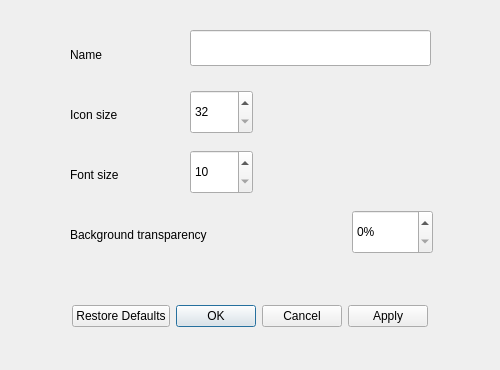
<?xml version="1.0" encoding="UTF-8"?>
<ui version="4.0">
 <class>ApplicationMenuSettingsDialog</class>
 <widget class="QDialog" name="ApplicationMenuSettingsDialog">
  <property name="geometry">
   <rect>
    <x>0</x>
    <y>0</y>
    <width>500</width>
    <height>370</height>
   </rect>
  </property>
  <property name="windowTitle">
   <string>Application Menu Settings</string>
  </property>
  <widget class="QDialogButtonBox" name="buttonBox">
   <property name="geometry">
    <rect>
     <x>0</x>
     <y>300</y>
     <width>500</width>
     <height>32</height>
    </rect>
   </property>
   <property name="orientation">
    <enum>Qt::Horizontal</enum>
   </property>
   <property name="standardButtons">
    <set>QDialogButtonBox::Apply|QDialogButtonBox::Cancel|QDialogButtonBox::Ok|QDialogButtonBox::RestoreDefaults</set>
   </property>
   <property name="centerButtons">
    <bool>true</bool>
   </property>
  </widget>
  <widget class="QLabel" name="nameLabel">
   <property name="geometry">
    <rect>
     <x>70</x>
     <y>40</y>
     <width>91</width>
     <height>30</height>
    </rect>
   </property>
   <property name="text">
    <string>Name</string>
   </property>
  </widget>
  <widget class="QLineEdit" name="name">
   <property name="geometry">
    <rect>
     <x>190</x>
     <y>30</y>
     <width>241</width>
     <height>36</height>
    </rect>
   </property>
  </widget>
  <widget class="QLabel" name="fontSizeLabel">
   <property name="geometry">
    <rect>
     <x>70</x>
     <y>160</y>
     <width>94</width>
     <height>30</height>
    </rect>
   </property>
   <property name="text">
    <string>Font size</string>
   </property>
  </widget>
  <widget class="QLabel" name="backgroundTransparencyLabel">
   <property name="geometry">
    <rect>
     <x>70</x>
     <y>220</y>
     <width>281</width>
     <height>30</height>
    </rect>
   </property>
   <property name="text">
    <string>Background transparency</string>
   </property>
  </widget>
  <widget class="QSpinBox" name="fontSize">
   <property name="geometry">
    <rect>
     <x>190</x>
     <y>150</y>
     <width>63</width>
     <height>44</height>
    </rect>
   </property>
   <property name="minimum">
    <number>10</number>
   </property>
   <property name="maximum">
    <number>40</number>
   </property>
   <property name="singleStep">
    <number>2</number>
   </property>
  </widget>
  <widget class="QSpinBox" name="backgroundTransparency">
   <property name="geometry">
    <rect>
     <x>352</x>
     <y>210</y>
     <width>81</width>
     <height>44</height>
    </rect>
   </property>
   <property name="suffix">
    <string>%</string>
   </property>
   <property name="maximum">
    <number>100</number>
   </property>
   <property name="singleStep">
    <number>5</number>
   </property>
  </widget>
  <widget class="QLabel" name="iconSizeLabel">
   <property name="geometry">
    <rect>
     <x>70</x>
     <y>100</y>
     <width>94</width>
     <height>30</height>
    </rect>
   </property>
   <property name="text">
    <string>Icon size</string>
   </property>
  </widget>
  <widget class="QSpinBox" name="iconSize">
   <property name="geometry">
    <rect>
     <x>190</x>
     <y>90</y>
     <width>63</width>
     <height>44</height>
    </rect>
   </property>
   <property name="minimum">
    <number>32</number>
   </property>
   <property name="maximum">
    <number>64</number>
   </property>
   <property name="singleStep">
    <number>8</number>
   </property>
  </widget>
 </widget>
 <resources/>
 <connections>
  <connection>
   <sender>buttonBox</sender>
   <signal>accepted()</signal>
   <receiver>ApplicationMenuSettingsDialog</receiver>
   <slot>accept()</slot>
   <hints>
    <hint type="sourcelabel">
     <x>248</x>
     <y>254</y>
    </hint>
    <hint type="destinationlabel">
     <x>157</x>
     <y>274</y>
    </hint>
   </hints>
  </connection>
  <connection>
   <sender>buttonBox</sender>
   <signal>rejected()</signal>
   <receiver>ApplicationMenuSettingsDialog</receiver>
   <slot>reject()</slot>
   <hints>
    <hint type="sourcelabel">
     <x>316</x>
     <y>260</y>
    </hint>
    <hint type="destinationlabel">
     <x>286</x>
     <y>274</y>
    </hint>
   </hints>
  </connection>
 </connections>
</ui>
